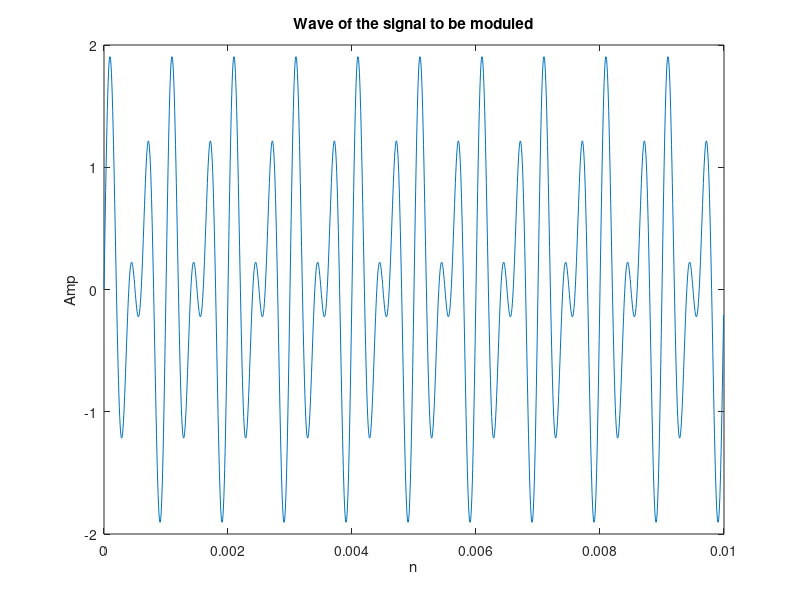
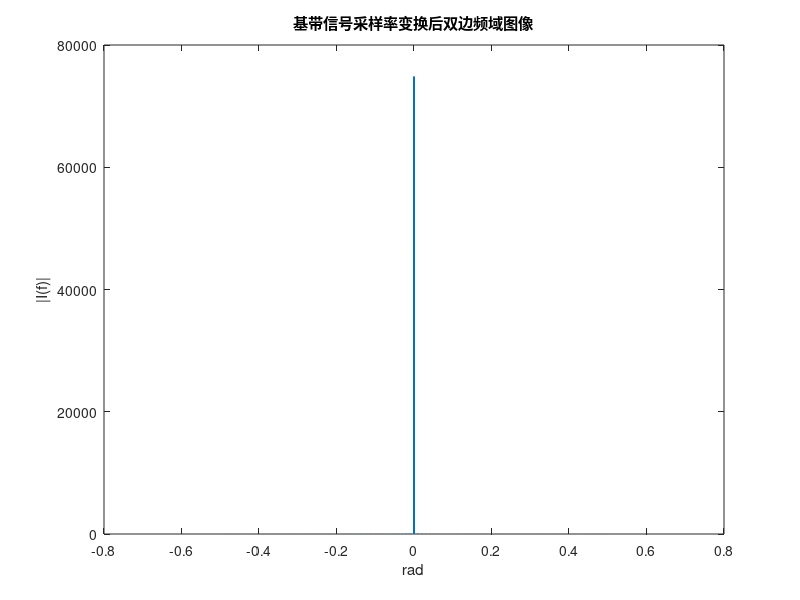
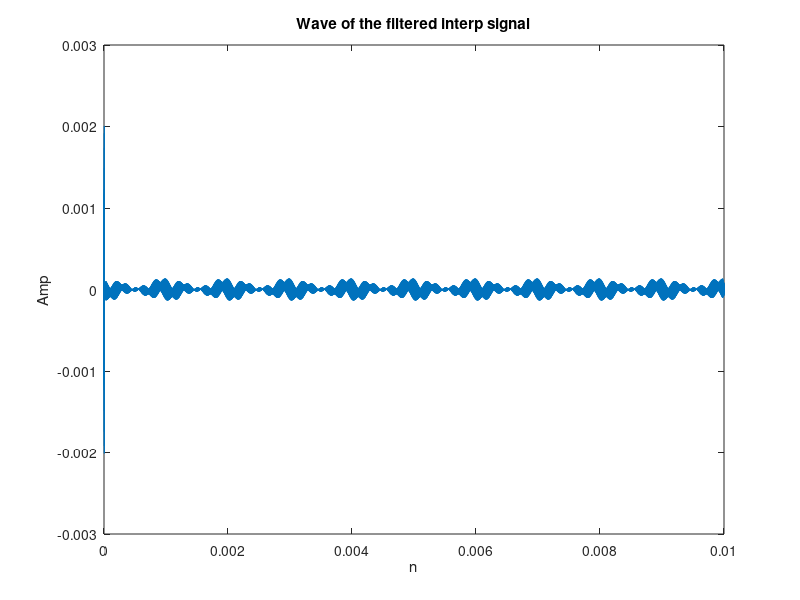
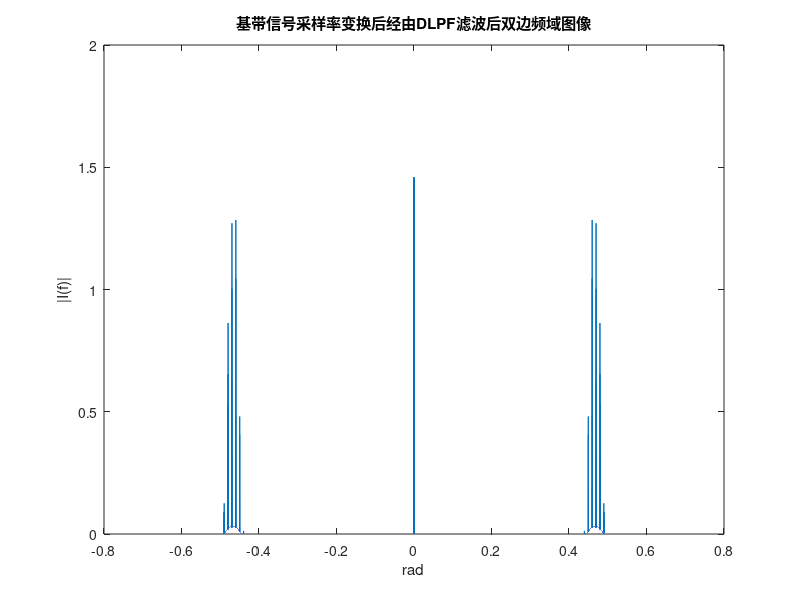

Here is the MATLAB script that generated these plots, in order:
%%This is the code of SDR course design project
%We create a digital transmiter and receiver based on DSB Module
%%
%Init parameter setting
clear all
clc
fs1=150e3;%we set the sampling rate of the f to 150kHz
t1=0:1/fs1:0.01-1/fs1;
fc=211011*4;
fs2=15e6;%we set the sampling rate of the carrier signal to 15MHz
t2=0:1/fs2:0.01-1/fs2;
load filteralpha.mat;
%%
f=sin(2*pi*2*10e2*t1)+sin(2*pi*3*10e2*t1);%the signal to be moduled
%f=filter(Num,1,f);%add a reshape filter
figure(1)
plot(t1,f);
title('Wave of the signal to be moduled');
xlabel("n");
ylabel("Amp");
N=length(f);
If=abs(fftshift(fft(f,N)));%fft
fi=(-N/2:N/2-1)/N;%digital freq=analog freq*T
figure(7)
plot(fi,If);
title('基带信号采样后双边频域图像')
xlabel('rad');
ylabel('|I(f)|');
%%
%Interp
f=interp(f,fs2/fs1);
N=length(f);
If=abs(fftshift(fft(f,N)));%fft
fi=(-N/2:N/2-1)/N;%digital freq=analog freq*T
figure(2)
plot(fi,If);
title('基带信号采样率变换后双边频域图像')
xlabel('rad');
ylabel('|I(f)|');
f=filter(Num,1,f);
figure(3)
plot(t2,f);
title('Wave of the filtered interp signal');
xlabel("n");
ylabel("Amp");
N=length(f);
If=abs(fftshift(fft(f,N)));%fft
fi=(-N/2:N/2-1)/N;%digital freq=analog freq*T
figure(4)
plot(fi,If);
title('基带信号采样率变换后经由DLPF滤波后双边频域图像')
xlabel('rad');
ylabel('|I(f)|');
%%
%I side and Q side Modulation
I=f;%I sideroad
Q=0;% Q sideroad
%%
c=cos(2*pi*fc*t2);%Carrier Signal
figure(5)
plot(t2,c);
title('Wave of the carrier signal');
xlabel("n");
ylabel("Amp");
%%
%DSB Modulation
%to be continued
s=f.*c;
figure(6)
plot(t2/0.001,s,t2/0.001,f,"r-");
title('Wave of the moduled signal');
xlabel('n');
ylabel("Amp");
legend('Modulated Message Signal','Message Signal m(n)')
%%
%DA module
Tx=interp(s+Q,5);
%%
%drawing the spectum of the signal
N=length(Tx);
If=abs(fftshift(fft(Tx,N)));%fft
fi=fs2*5*(-N/2:N/2-1)/N;%digital freq=analog freq*T
figure(7)
plot(fi,If);
title('发送信号双边频域图像')
xlabel('rad');
ylabel('|I(f)|');
%%
%Receiver part
%%
%Costas环
% mix=Tx.*cos(2*pi*fc*t2);
% N=length(mix);
% If=abs(fftshift(fft(mix,N)));%fft
% fi=fs2*(-N/2:N/2-1)/N;%digital freq=analog freq*T
% figure(8)
% plot(fi,If);
% title('发送信号双边频域图像')
% xlabel('rad');
% ylabel('|I(f)|');
